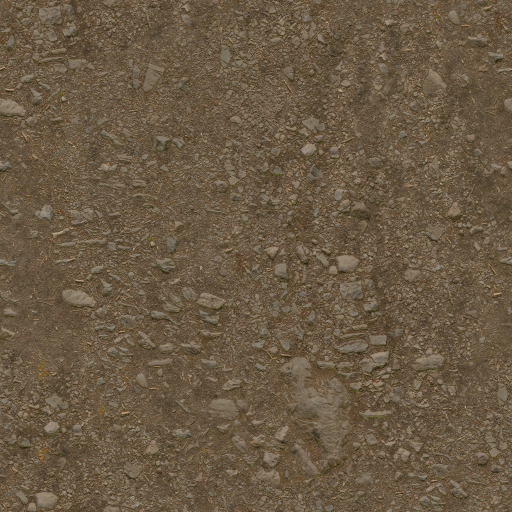
#> input picture motor/varlik/polyhaven/forest_ground_04/diff.jpg, 1024 x 1024 px, found by its file name (shown at 1/2 size)
$ python agac_doku.py polyhaven/forest_ground_04/diff.jpg
#> lines starting #> are read from the running program, lines starting #| are printed output that depends on the picture; after the words box and inside, x2 and y2 are one past the last pixel; in counts of white or black regions, pixels touching at a corner belong together
"""Ağaç kartı dokuları: CC0 fotoğraf kaynaklarından (ambientCG Leaf001, Poly Haven fir_sapling_medium) türetilmiş
alfalı yaprak salkımı ve iğne dalı kartları. Tohumlu, belirlenimci; kendi kodumuz (PIL + numpy).

python3 -m motor.varlik.agac_doku <cikti_klasoru>
Çıktı: yaprak_salkim.png (1024², RGBA), igne_dal.png (1024x512, RGBA), kaynak.json (kaynak dosyalar ve sha256)."""
from __future__ import annotations

import hashlib
import json
import math
import random
import sys
from pathlib import Path

import numpy as np
from PIL import Image, ImageDraw, ImageFilter

CC0 = Path(__file__).resolve().parent / "cc0"
LEAF = CC0 / "ambientcg" / "Leaf001"
FIR = CC0 / "polyhaven" / "fir_sapling_medium" / "textures" / "fir_sapling_medium_twigs_diff_1k.jpg"


def _parcalar(rgba: Image.Image, en_az: int = 400) -> list[Image.Image]:
    """Alfa maskesindeki bağlı bölgeler (yaprak/dal sprite'ları) → ayrı RGBA parçalar."""
    a = np.array(rgba.split()[3]) > 40
    from collections import deque
    gor = np.zeros_like(a)
    out = []
    h, w = a.shape
    for y in range(0, h, 2):
        for x in range(0, w, 2):
            if a[y, x] and not gor[y, x]:
                q = deque([(y, x)])
                gor[y, x] = True
                ys, xs = [y], [x]
                while q:
                    cy, cx = q.popleft()
                    for ny, nx in ((cy + 1, cx), (cy - 1, cx), (cy, cx + 1), (cy, cx - 1)):
                        if 0 <= ny < h and 0 <= nx < w and a[ny, nx] and not gor[ny, nx]:
                            gor[ny, nx] = True
                            q.append((ny, nx))
                            ys.append(ny)
                            xs.append(nx)
                if len(ys) >= en_az:
                    out.append(rgba.crop((min(xs), min(ys), max(xs) + 1, max(ys) + 1)))
    return out


def yaprak_salkim(cikti: Path, tohum: int = 7) -> None:
#> called with tohum = 7
    r = random.Random(tohum)
    renk = Image.open(LEAF / "diff.jpg").convert("RGB")
#> renk is the input picture: PIL image 1024x1024 RGB; mean R, G, B 106.3, 89.8, 67.7
    rgba = renk.copy()
    rgba.putalpha(Image.open(LEAF / "opak.jpg").convert("L"))
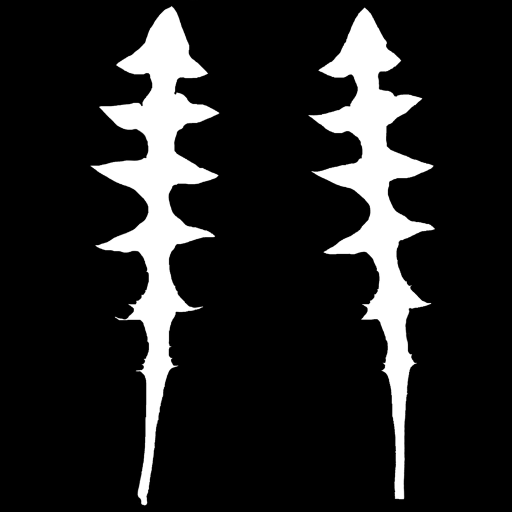
#> input picture motor/varlik/cc0/ambientcg/Leaf002/opak.jpg, 1024 x 1024 px, found by its file name (shown at 1/2 size)
    yapraklar = _parcalar(rgba.resize((512, 512), Image.LANCZOS), 300)
#> in _parcalar, `a = np.array(rgba.split()[3]) > 40`: a: shape (512, 512) bool; 14% white; 2 white regions, box (x1, y1, x2, y2) and area: (90, 6, 219, 506) 18942, (308, 7, 435, 500) 17736
#> after the loop in _parcalar, `for y in range(0, h, 2):`:
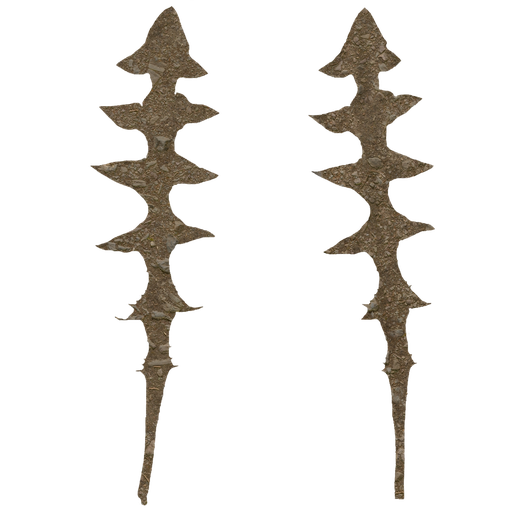
#> rgba: PIL image 512x512 RGBA; mean R, G, B, A 16.2, 13.6, 10.2, 34.5; transparent parts drawn white
#> after the loop in _parcalar, `for y in range(0, h, 2):`: out = 2 items
#> yapraklar = 2 items
    S = 1024
    kart = Image.new("RGBA", (S, S), (0, 0, 0, 0))
#> kart: PIL image 1024x1024 RGBA; every value is 0
    d = ImageDraw.Draw(kart)
    # ince dallar (yaprakların altında)
    for _ in range(7):
        x0, y0 = S * 0.5 + r.uniform(-60, 60), S * 0.98
        x, y = x0, y0
        aci = math.radians(r.uniform(-120, -60))
        for _ in range(9):
            nx, ny = x + math.cos(aci) * r.uniform(50, 90), y + math.sin(aci) * r.uniform(50, 90)
            d.line((x, y, nx, ny), fill=(70, 55, 40, 255), width=r.choice([3, 4, 5]))
            x, y = nx, ny
            aci += math.radians(r.uniform(-25, 25))
    # yapraklar: elips içinde, merkeze yoğun; ton ve parlaklık değişkenliği (güneş/gölge yaprakları)
    for i in range(520):
        while True:
            u, v = r.uniform(-1, 1), r.uniform(-1, 1)
            if u * u + v * v <= 1 and r.random() < 1.15 - (u * u + v * v) * 0.6:
                break
        cx, cy = S * 0.5 + u * S * 0.42, S * 0.47 + v * S * 0.42
        y_ = r.choice(yapraklar)
        k = r.uniform(0.07, 0.12) * S / max(y_.size)
        p = y_.resize((max(4, int(y_.width * k)), max(4, int(y_.height * k))), Image.LANCZOS).rotate(r.uniform(0, 360), Image.BICUBIC, expand=True)
        arr = np.array(p).astype(np.float32)
        ton = r.uniform(0.42, 0.95)   # gölgedeki iç yapraklar koyu, dıştakiler açık
        arr[..., 0] *= ton * r.uniform(0.72, 0.9)
        arr[..., 1] *= ton * 0.92
        arr[..., 2] *= ton * r.uniform(0.6, 0.85)
        p = Image.fromarray(np.clip(arr, 0, 255).astype(np.uint8), "RGBA")
        kart.alpha_composite(p, (int(cx - p.width / 2), int(cy - p.height / 2)))
#> this loop made 520 passes
#> (k, ton) on passes 1 to 3: (0.231, 0.489), (0.161, 0.804), (0.234, 0.521)
#> pass 1, in yaprak_salkim, `y_ = r.choice(yapraklar)`:
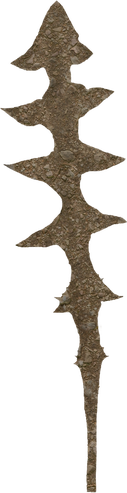
#> y_: PIL image 127x493 RGBA; mean R, G, B, A 32.5, 27.2, 20.4, 69.7; transparent parts drawn white
#> pass 1, in yaprak_salkim, `p = Image.fromarray(np.clip(arr, 0, 255).astype(np.uint8), "RGBA")`:
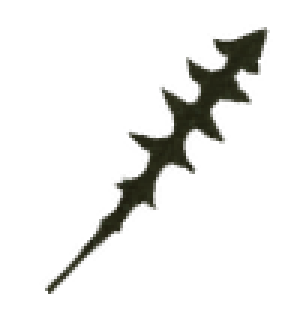
#> p: PIL image 101x104 RGBA (shown 3 times larger); mean R, G, B, A 4.5, 4.6, 2.7, 21.9; transparent parts drawn white
#> after the loop:
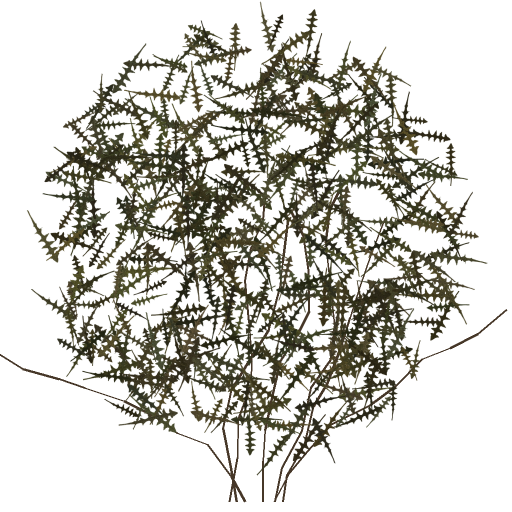
#> kart: PIL image 1024x1024 RGBA (shown at 1/2 size); mean R, G, B, A 19.8, 18.5, 10.8, 67.1; transparent parts drawn white
    _kenar_tasir(kart).save(cikti / "yaprak_salkim.png")


def igne_dal(cikti: Path, tohum: int = 11) -> None:
    r = random.Random(tohum)
    src = Image.open(FIR).convert("RGB")
    a = np.array(src).astype(np.float32)
    lum = a.mean(axis=2)
    alfa = np.clip((lum - 14) * 6, 0, 255).astype(np.uint8)
    alfa[:, : int(src.width * 0.13)] = 0                       # sol kenardaki kabuk şeridi hariç
    alfa[int(src.height * 0.8):, :] = 0                       # alttaki kuru dal çizimi hariç
    rgba = src.copy()
    rgba.putalpha(Image.fromarray(alfa))
    dallar = [p for p in _parcalar(rgba, 2500) if p.height > 60
              and np.array(p)[..., 1][np.array(p)[..., 3] > 40].mean() > np.array(p)[..., 0][np.array(p)[..., 3] > 40].mean() * 1.08]   # yalnız yeşil iğneli parçalar
    W, H = 1024, 512
    kart = Image.new("RGBA", (W, H), (0, 0, 0, 0))
    d = ImageDraw.Draw(kart)
    d.line((10, H / 2, W - 20, H / 2 + r.uniform(-8, 8)), fill=(80, 62, 45, 255), width=7)   # ana dal (kart boyunca)
    x = 30.0
    while x < W - 60:
        for yon in (-1, 1):
            p = r.choice(dallar)
            k = r.uniform(0.55, 0.9) * (1.0 - 0.45 * x / W) * (H * 0.55) / p.height
            q = p.resize((max(4, int(p.width * k)), max(4, int(p.height * k))), Image.LANCZOS)
            q = q.rotate(-r.uniform(45, 70), Image.BICUBIC, expand=True)   # dal ucu ana dalın ucuna doğru eğik
            ton = r.uniform(0.8, 1.1)
            arr = np.array(q).astype(np.float32)
            arr[..., :3] *= ton
            q = Image.fromarray(np.clip(arr, 0, 255).astype(np.uint8), "RGBA")
            if yon < 0:
                q = q.transpose(Image.FLIP_TOP_BOTTOM)
            kart.alpha_composite(q, (int(x - q.width * 0.3), int(H / 2 - (q.height * 0.85 if yon < 0 else q.height * 0.15))))
        x += r.uniform(35, 55)
    _kenar_tasir(kart).save(cikti / "igne_dal.png")


def _kenar_tasir(im: Image.Image) -> Image.Image:
    """Saydam piksellerin rengini komşu yaprak rengiyle doldurur (mipmap'te kara hale olmasın); alfa değişmez."""
    rgb = im.convert("RGB")
    a = im.split()[3]
#> a: PIL image 1024x1024 L
    dolu = rgb.copy()
    for _ in range(6):
        dolu = Image.composite(dolu, dolu.filter(ImageFilter.MaxFilter(5)), a.point(lambda v: 255 if v > 10 else 0))
        a = a.filter(ImageFilter.MaxFilter(5))
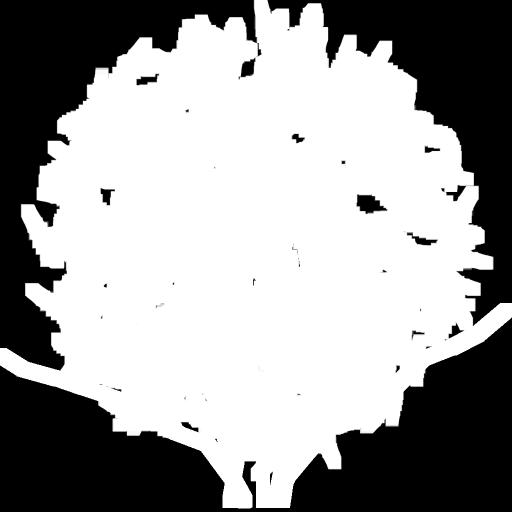
#> a: PIL image 1024x1024 L (shown at 1/2 size); min 0, max 255, mean 157.2
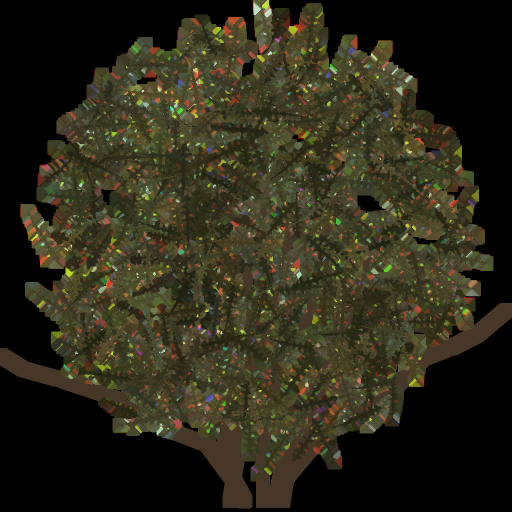
#> dolu: PIL image 1024x1024 RGB (shown at 1/2 size); mean R, G, B 44.4, 41.3, 25.2
    out = dolu.convert("RGBA")
    out.putalpha(im.split()[3])
    return out


def main(cikti: str) -> int:
    c = Path(cikti)
    c.mkdir(parents=True, exist_ok=True)
    yaprak_salkim(c)
    igne_dal(c)
    kay = {str(p.relative_to(CC0)): hashlib.sha256(p.read_bytes()).hexdigest() for p in (LEAF / "diff.jpg", LEAF / "opak.jpg", FIR)}
    (c / "kaynak.json").write_text(json.dumps({"kaynaklar": kay, "lisans": "CC0 1.0 (kaynaklar cc0/lisans.json)",
                                               "uretim": "motor/varlik/agac_doku.py (kendi kodumuz)"}, indent=1))
    return 0


if __name__ == "__main__":
#> (the run stopped early here; a loop or call above may not have finished)
